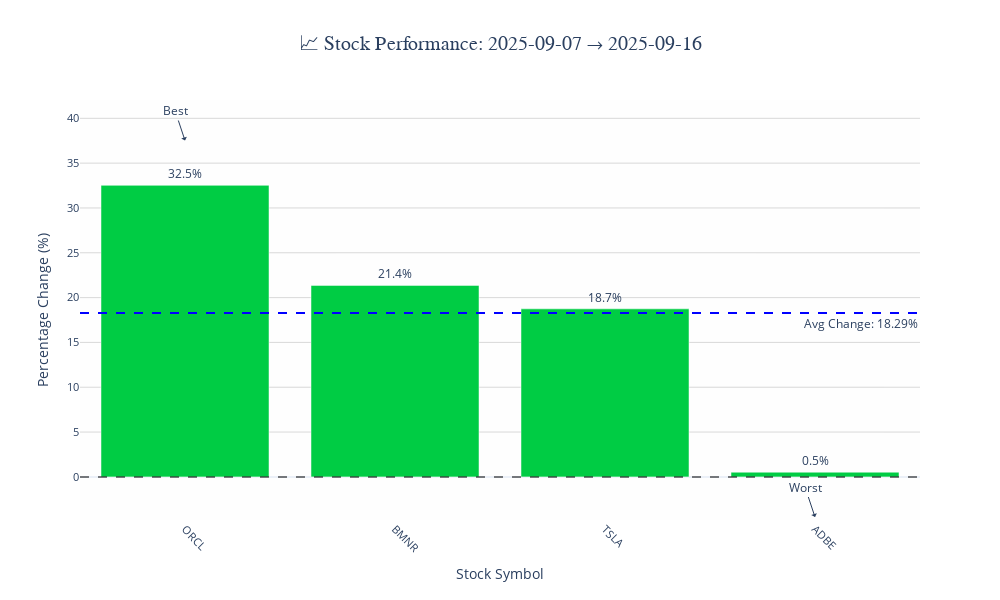

Notebook code cell kept with this figure:
### Code cell
# Stock Tickers Configuration (Consensus Top 5)
STOCK_TICKERS = [
    'ADBE',  # Adobe Inc.
    'ORCL',  # Oracle Corp.
    'TSLA',  # Tesla Inc.
    'BMNR',  # Bitmine
]

result = run_trade_return(STOCK_TICKERS, BASELINE_DATE, future_date_str)

### Figure 1 — Plotly figure (JSON) as saved in the notebook; plotly's stock layout.template omitted (floating-point values rounded to 4 significant figures)
{"data": [{"customdata": [[232.8, 308.5], [42.04, 51.02], [350.8, 416.6], [349.0, 350.8]], "hovertemplate": "<b>%{x}</b><br>Baseline: $%{customdata[0]:.2f}<br>Current: $%{customdata[1]:.2f}<br>Change: %{y:.2f}%<br><extra></extra>", "marker": {"color": ["#00CC44", "#00CC44", "#00CC44", "#00CC44"]}, "showlegend": false, "text": ["32.5%", "21.4%", "18.7%", "0.5%"], "textposition": "outside", "type": "bar", "x": ["ORCL", "BMNR", "TSLA", "ADBE"], "y": [32.53, 21.36, 18.75, 0.5244]}], "layout": {"annotations": [{"showarrow": false, "text": "Avg Change: 18.29%", "x": 1, "xanchor": "right", "xref": "x domain", "y": 18.29, "yanchor": "top", "yref": "y"}, {"arrowhead": 1, "showarrow": true, "text": "Best", "x": "ORCL", "y": 37.53}, {"arrowhead": 1, "showarrow": true, "text": "Worst", "x": "ADBE", "y": -4.476}], "font": {"size": 12}, "height": 600, "hovermode": "x", "plot_bgcolor": "rgba(240, 240, 240, 0.1)", "shapes": [{"line": {"color": "black", "dash": "dash"}, "opacity": 0.5, "type": "line", "x0": 0, "x1": 1, "xref": "x domain", "y0": 0, "y1": 0, "yref": "y"}, {"line": {"color": "blue", "dash": "dash"}, "type": "line", "x0": 0, "x1": 1, "xref": "x domain", "y0": 18.29, "y1": 18.29, "yref": "y"}], "title": {"font": {"family": "Arial Black", "size": 20}, "text": "📈 Stock Performance: 2025-09-07 → 2025-09-16", "x": 0.5}, "width": 1000, "xaxis": {"categoryarray": ["ORCL", "BMNR", "TSLA", "ADBE"], "categoryorder": "array", "tickangle": 45, "tickfont": {"size": 11}, "title": {"text": "Stock Symbol"}}, "yaxis": {"gridcolor": "rgba(128, 128, 128, 0.3)", "tickfont": {"size": 11}, "title": {"text": "Percentage Change (%)"}}}}
